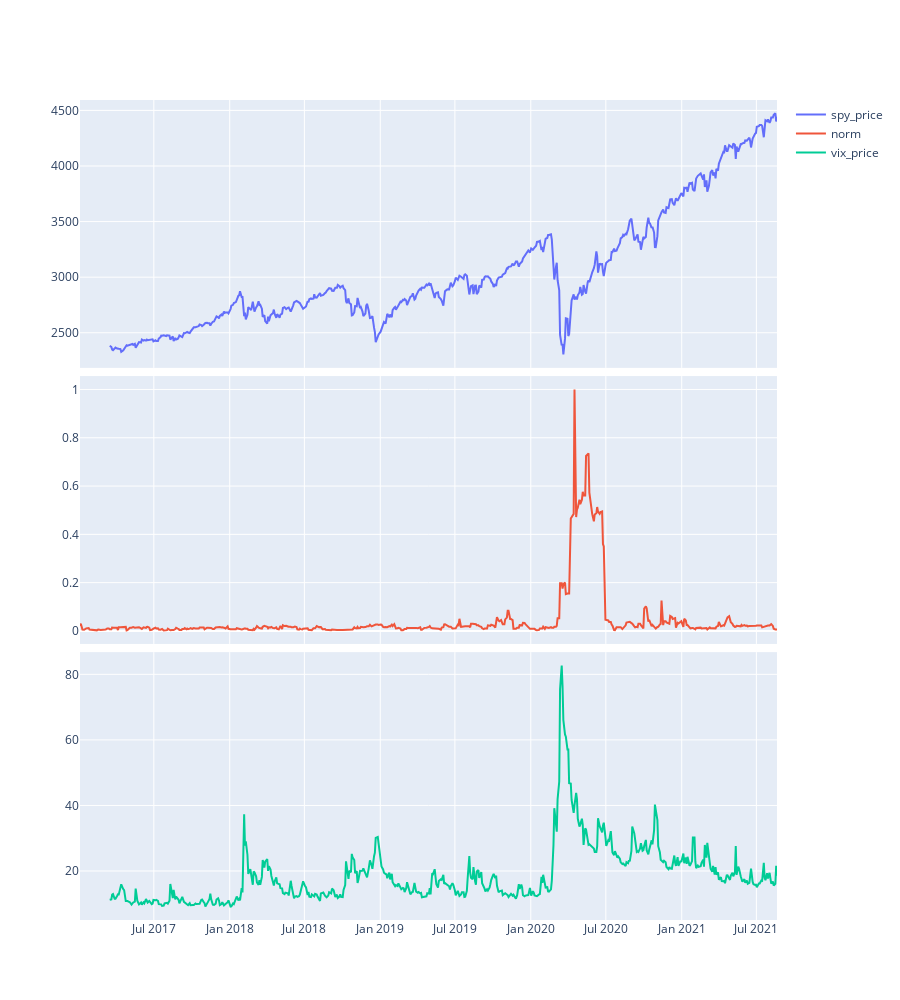

The notebook cell this image was saved under:
### Code cell
# constructing plots using new combination of time series

dates = ["2017-01-01", "2021-08-21"]
clean_data = yf.download("^GSPC ^VIX", start=dates[0], end=dates[1], interval = "1d", group_by = "ticker").xs("Adj Close", level=1, axis=1)

calced_df = pd.DataFrame(
    {
        # "log_price": log_price[1:],
        "spy_price": clean_data["^GSPC"][50:],
        "norm": norm[:,1][1:],
        "vix_price": clean_data["^VIX"][50:]
        # "log_returns": np.diff(log_price),
    },
    index = y_sw[1:]
)



fig = make_subplots(rows=len(calced_df.keys()), cols=1, shared_xaxes=True, vertical_spacing = 0.01)
fig.update_layout(
    height=1000,
)

for i, col in enumerate(calced_df.keys(), start=1):
    if col == "norm":
        normed_norm = calced_df[dates[0]:dates[1]][col].values/max(calced_df[dates[0]:dates[1]][col].values)
        fig.add_trace(go.Scatter(x=calced_df[dates[0]:dates[1]][col].index, y=normed_norm, name=col), row=i, col=1)
    else:
        fig.add_trace(go.Scatter(x=calced_df[dates[0]:dates[1]][col].index, y=calced_df[dates[0]:dates[1]][col].values, name=col), row=i, col=1)
    
fig.show()

# to get better or difference results, change which homology is being used for the norm

### Figure 1 — Plotly figure (JSON) as saved in the notebook; plotly's stock layout.template omitted (floating-point values rounded to 4 significant figures; data arrays with more than 128 entries replaced by an {"elided": "..."} marker saying what was removed)
{"data": [{"name": "spy_price", "type": "scatter", "x": {"elided": "584 str values"}, "xaxis": "x", "y": {"elided": "584 float values"}, "yaxis": "y"}, {"name": "norm", "type": "scatter", "x": {"elided": "584 str values"}, "xaxis": "x2", "y": {"elided": "584 float values"}, "yaxis": "y2"}, {"name": "vix_price", "type": "scatter", "x": {"elided": "584 str values"}, "xaxis": "x3", "y": {"elided": "584 float values"}, "yaxis": "y3"}], "layout": {"height": 1000, "xaxis": {"anchor": "y", "domain": [0, 1], "matches": "x3", "showticklabels": false}, "xaxis2": {"anchor": "y2", "domain": [0, 1], "matches": "x3", "showticklabels": false}, "xaxis3": {"anchor": "y3", "domain": [0, 1]}, "yaxis": {"anchor": "x", "domain": [0.6733, 1]}, "yaxis2": {"anchor": "x2", "domain": [0.3367, 0.6633]}, "yaxis3": {"anchor": "x3", "domain": [0, 0.3267]}}}
